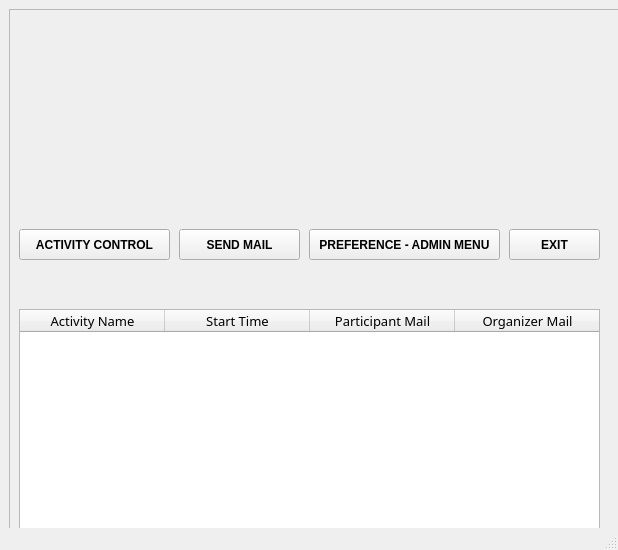
<?xml version="1.0" encoding="UTF-8"?>
<ui version="4.0">
 <class>admin_menu_MainWindow</class>
 <widget class="QMainWindow" name="admin_menu_MainWindow">
  <property name="geometry">
   <rect>
    <x>0</x>
    <y>0</y>
    <width>618</width>
    <height>550</height>
   </rect>
  </property>
  <property name="minimumSize">
   <size>
    <width>618</width>
    <height>550</height>
   </size>
  </property>
  <property name="maximumSize">
   <size>
    <width>618</width>
    <height>550</height>
   </size>
  </property>
  <property name="windowTitle">
   <string>                                                                                  ADMIN MENU</string>
  </property>
  <widget class="QWidget" name="centralwidget">
   <layout class="QVBoxLayout" name="verticalLayout">
    <item>
     <widget class="QFrame" name="frame">
      <property name="enabled">
       <bool>true</bool>
      </property>
      <property name="minimumSize">
       <size>
        <width>618</width>
        <height>550</height>
       </size>
      </property>
      <property name="maximumSize">
       <size>
        <width>618</width>
        <height>550</height>
       </size>
      </property>
      <property name="frameShape">
       <enum>QFrame::StyledPanel</enum>
      </property>
      <property name="frameShadow">
       <enum>QFrame::Raised</enum>
      </property>
      <widget class="QLabel" name="werhere_image_label">
       <property name="geometry">
        <rect>
         <x>0</x>
         <y>-10</y>
         <width>600</width>
         <height>171</height>
        </rect>
       </property>
       <property name="text">
        <string/>
       </property>
       <property name="pixmap">
        <pixmap>../vit_4_week_7_project/werhere_image.png</pixmap>
       </property>
      </widget>
      <widget class="QPushButton" name="act_check_pushButton">
       <property name="geometry">
        <rect>
         <x>10</x>
         <y>220</y>
         <width>151</width>
         <height>31</height>
        </rect>
       </property>
       <property name="font">
        <font>
         <bold>true</bold>
        </font>
       </property>
       <property name="styleSheet">
        <string notr="true">
QPushButton:hover {

                  background-color: qlineargradient(spread:pad, x1:0, y1:0, x2:0, y2:1, stop:0 rgba(0,157, 255, 255), stop:1 rgba(30, 206, 255, 255));
                  color: rgb(255, 255, 255);
                  }

QPushButton:pressed {
                    background-color: rgb(255, 255, 255);
                    color: rgb(0, 0, 255);
                    }
</string>
       </property>
       <property name="text">
        <string>ACTIVITY CONTROL</string>
       </property>
      </widget>
      <widget class="QPushButton" name="send_mail_pushButton">
       <property name="geometry">
        <rect>
         <x>170</x>
         <y>220</y>
         <width>121</width>
         <height>31</height>
        </rect>
       </property>
       <property name="font">
        <font>
         <bold>true</bold>
        </font>
       </property>
       <property name="styleSheet">
        <string notr="true">
QPushButton:hover {

                  background-color: qlineargradient(spread:pad, x1:0, y1:0, x2:0, y2:1, stop:0 rgba(0,157, 255, 255), stop:1 rgba(30, 206, 255, 255));
                  color: rgb(255, 255, 255);
                  }

QPushButton:pressed {
                    background-color: rgb(255, 255, 255);
                    color: rgb(0, 0, 255);
                    }
</string>
       </property>
       <property name="text">
        <string>SEND MAIL</string>
       </property>
      </widget>
      <widget class="QPushButton" name="preference_admin_menu_pushButton_3">
       <property name="geometry">
        <rect>
         <x>300</x>
         <y>220</y>
         <width>191</width>
         <height>31</height>
        </rect>
       </property>
       <property name="font">
        <font>
         <bold>true</bold>
        </font>
       </property>
       <property name="styleSheet">
        <string notr="true">
QPushButton:hover {

                  background-color: qlineargradient(spread:pad, x1:0, y1:0, x2:0, y2:1, stop:0 rgba(0,157, 255, 255), stop:1 rgba(30, 206, 255, 255));
                  color: rgb(255, 255, 255);
                  }

QPushButton:pressed {
                    background-color: rgb(255, 255, 255);
                    color: rgb(0, 0, 255);
                    }
</string>
       </property>
       <property name="text">
        <string>PREFERENCE - ADMIN MENU</string>
       </property>
      </widget>
      <widget class="QPushButton" name="exit_pushButton_4">
       <property name="geometry">
        <rect>
         <x>500</x>
         <y>220</y>
         <width>91</width>
         <height>31</height>
        </rect>
       </property>
       <property name="font">
        <font>
         <bold>true</bold>
        </font>
       </property>
       <property name="styleSheet">
        <string notr="true">
QPushButton:hover {

                  background-color: qlineargradient(spread:pad, x1:0, y1:0, x2:0, y2:1, stop:0 rgba(0,157, 255, 255), stop:1 rgba(30, 206, 255, 255));
                  color: rgb(255, 255, 255);
                  }

QPushButton:pressed {
                    background-color: rgb(255, 255, 255);
                    color: rgb(0, 0, 255);
                    }
</string>
       </property>
       <property name="text">
        <string>EXIT</string>
       </property>
      </widget>
      <widget class="QTableWidget" name="admin_menu_tableWidget">
       <property name="geometry">
        <rect>
         <x>10</x>
         <y>300</y>
         <width>581</width>
         <height>251</height>
        </rect>
       </property>
       <property name="baseSize">
        <size>
         <width>0</width>
         <height>0</height>
        </size>
       </property>
       <property name="font">
        <font>
         <family>Segoe UI 13</family>
         <pointsize>10</pointsize>
         <italic>false</italic>
         <bold>false</bold>
        </font>
       </property>
       <property name="layoutDirection">
        <enum>Qt::LeftToRight</enum>
       </property>
       <property name="styleSheet">
        <string notr="true">font: 10pt &quot;Segoe UI&quot; bold;</string>
       </property>
       <property name="locale">
        <locale language="English" country="Netherlands"/>
       </property>
       <attribute name="horizontalHeaderDefaultSectionSize">
        <number>145</number>
       </attribute>
       <column>
        <property name="text">
         <string>Activity Name</string>
        </property>
       </column>
       <column>
        <property name="text">
         <string>Start Time</string>
        </property>
       </column>
       <column>
        <property name="text">
         <string>Participant Mail</string>
        </property>
       </column>
       <column>
        <property name="text">
         <string>Organizer Mail</string>
        </property>
       </column>
      </widget>
     </widget>
    </item>
   </layout>
  </widget>
  <widget class="QStatusBar" name="statusbar"/>
 </widget>
 <resources/>
 <connections/>
</ui>
